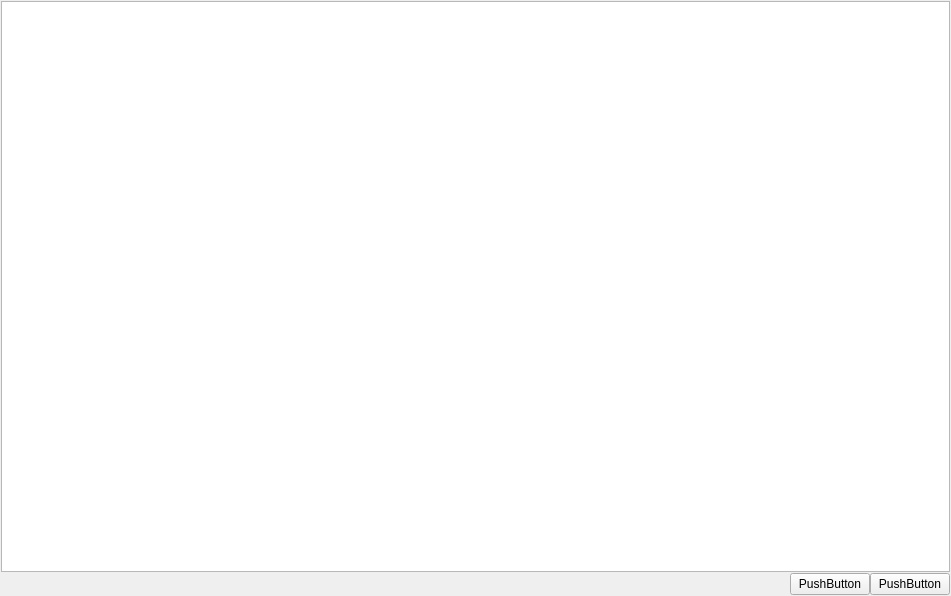
<?xml version="1.0" encoding="UTF-8"?>
<ui version="4.0">
 <class>MainWindow</class>
 <widget class="QMainWindow" name="MainWindow">
  <property name="geometry">
   <rect>
    <x>0</x>
    <y>0</y>
    <width>951</width>
    <height>596</height>
   </rect>
  </property>
  <property name="minimumSize">
   <size>
    <width>951</width>
    <height>596</height>
   </size>
  </property>
  <property name="windowTitle">
   <string>MainWindow</string>
  </property>
  <widget class="QWidget" name="centralwidget">
   <layout class="QVBoxLayout" name="verticalLayout">
    <property name="spacing">
     <number>1</number>
    </property>
    <property name="leftMargin">
     <number>1</number>
    </property>
    <property name="topMargin">
     <number>1</number>
    </property>
    <property name="rightMargin">
     <number>1</number>
    </property>
    <property name="bottomMargin">
     <number>1</number>
    </property>
    <item>
     <widget class="QTreeView" name="treeView"/>
    </item>
    <item>
     <layout class="QHBoxLayout" name="horizontalLayout">
      <property name="spacing">
       <number>0</number>
      </property>
      <item>
       <spacer name="horizontalSpacer">
        <property name="orientation">
         <enum>Qt::Orientation::Horizontal</enum>
        </property>
        <property name="sizeHint" stdset="0">
         <size>
          <width>40</width>
          <height>20</height>
         </size>
        </property>
       </spacer>
      </item>
      <item>
       <widget class="QPushButton" name="pushButton">
        <property name="text">
         <string>PushButton</string>
        </property>
       </widget>
      </item>
      <item>
       <widget class="QPushButton" name="pushButton_2">
        <property name="text">
         <string>PushButton</string>
        </property>
       </widget>
      </item>
     </layout>
    </item>
   </layout>
  </widget>
 </widget>
 <resources/>
 <connections/>
</ui>
